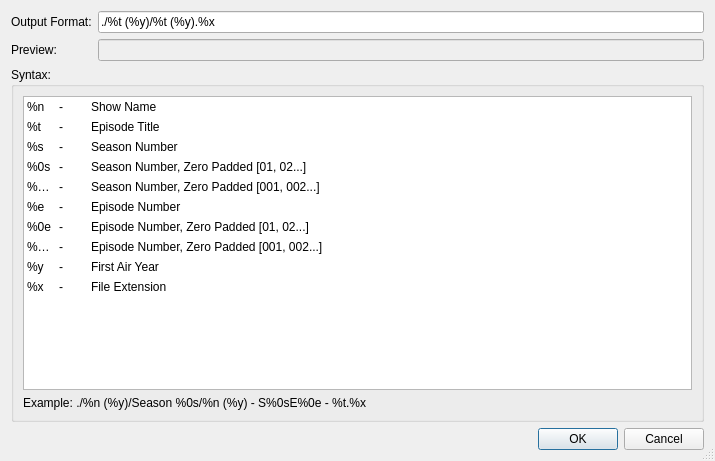
<?xml version="1.0" encoding="UTF-8"?>
<ui version="4.0">
 <class>Dialog</class>
 <widget class="QDialog" name="Dialog">
  <property name="geometry">
   <rect>
    <x>0</x>
    <y>0</y>
    <width>715</width>
    <height>461</height>
   </rect>
  </property>
  <property name="windowTitle">
   <string>Show Settings</string>
  </property>
  <property name="windowOpacity">
   <double>0.900000000000000</double>
  </property>
  <property name="sizeGripEnabled">
   <bool>true</bool>
  </property>
  <layout class="QVBoxLayout" name="verticalLayout">
   <item>
    <layout class="QGridLayout" name="gridLayout_2">
     <item row="0" column="0">
      <widget class="QLabel" name="label">
       <property name="text">
        <string>Output Format:</string>
       </property>
      </widget>
     </item>
     <item row="0" column="1">
      <widget class="QLineEdit" name="txtMSOutFormat">
       <property name="text">
        <string>./%t (%y)/%t (%y).%x</string>
       </property>
      </widget>
     </item>
     <item row="1" column="0">
      <widget class="QLabel" name="label_2">
       <property name="text">
        <string>Preview:</string>
       </property>
      </widget>
     </item>
     <item row="1" column="1">
      <widget class="QLineEdit" name="txtMSPreview">
       <property name="enabled">
        <bool>false</bool>
       </property>
      </widget>
     </item>
    </layout>
   </item>
   <item>
    <widget class="QGroupBox" name="groupBox">
     <property name="title">
      <string>Syntax:</string>
     </property>
     <property name="flat">
      <bool>false</bool>
     </property>
     <layout class="QVBoxLayout" name="verticalLayout_2">
      <item>
       <widget class="QTableWidget" name="tableWidget">
        <property name="editTriggers">
         <set>QAbstractItemView::NoEditTriggers</set>
        </property>
        <property name="tabKeyNavigation">
         <bool>false</bool>
        </property>
        <property name="showDropIndicator" stdset="0">
         <bool>false</bool>
        </property>
        <property name="selectionMode">
         <enum>QAbstractItemView::NoSelection</enum>
        </property>
        <property name="showGrid">
         <bool>false</bool>
        </property>
        <property name="gridStyle">
         <enum>Qt::NoPen</enum>
        </property>
        <property name="wordWrap">
         <bool>false</bool>
        </property>
        <property name="rowCount">
         <number>10</number>
        </property>
        <property name="columnCount">
         <number>3</number>
        </property>
        <attribute name="horizontalHeaderVisible">
         <bool>false</bool>
        </attribute>
        <attribute name="horizontalHeaderCascadingSectionResizes">
         <bool>false</bool>
        </attribute>
        <attribute name="horizontalHeaderDefaultSectionSize">
         <number>32</number>
        </attribute>
        <attribute name="horizontalHeaderStretchLastSection">
         <bool>true</bool>
        </attribute>
        <attribute name="verticalHeaderVisible">
         <bool>false</bool>
        </attribute>
        <attribute name="verticalHeaderMinimumSectionSize">
         <number>20</number>
        </attribute>
        <attribute name="verticalHeaderDefaultSectionSize">
         <number>20</number>
        </attribute>
        <row/>
        <row/>
        <row/>
        <row/>
        <row/>
        <row/>
        <row/>
        <row/>
        <row/>
        <row/>
        <column/>
        <column/>
        <column/>
        <item row="0" column="0">
         <property name="text">
          <string>%n</string>
         </property>
        </item>
        <item row="0" column="1">
         <property name="text">
          <string>-</string>
         </property>
        </item>
        <item row="0" column="2">
         <property name="text">
          <string>Show Name</string>
         </property>
        </item>
        <item row="1" column="0">
         <property name="text">
          <string>%t</string>
         </property>
        </item>
        <item row="1" column="1">
         <property name="text">
          <string>-</string>
         </property>
        </item>
        <item row="1" column="2">
         <property name="text">
          <string>Episode Title</string>
         </property>
        </item>
        <item row="2" column="0">
         <property name="text">
          <string>%s</string>
         </property>
        </item>
        <item row="2" column="1">
         <property name="text">
          <string>-</string>
         </property>
        </item>
        <item row="2" column="2">
         <property name="text">
          <string>Season Number</string>
         </property>
        </item>
        <item row="3" column="0">
         <property name="text">
          <string>%0s</string>
         </property>
        </item>
        <item row="3" column="1">
         <property name="text">
          <string>-</string>
         </property>
        </item>
        <item row="3" column="2">
         <property name="text">
          <string>Season Number, Zero Padded [01, 02...]</string>
         </property>
        </item>
        <item row="4" column="0">
         <property name="text">
          <string>%00s</string>
         </property>
        </item>
        <item row="4" column="1">
         <property name="text">
          <string>-</string>
         </property>
        </item>
        <item row="4" column="2">
         <property name="text">
          <string>Season Number, Zero Padded [001, 002...]</string>
         </property>
        </item>
        <item row="5" column="0">
         <property name="text">
          <string>%e</string>
         </property>
        </item>
        <item row="5" column="1">
         <property name="text">
          <string>-</string>
         </property>
        </item>
        <item row="5" column="2">
         <property name="text">
          <string>Episode Number</string>
         </property>
        </item>
        <item row="6" column="0">
         <property name="text">
          <string>%0e</string>
         </property>
        </item>
        <item row="6" column="1">
         <property name="text">
          <string>-</string>
         </property>
        </item>
        <item row="6" column="2">
         <property name="text">
          <string>Episode Number, Zero Padded [01, 02...]</string>
         </property>
        </item>
        <item row="7" column="0">
         <property name="text">
          <string>%00e</string>
         </property>
        </item>
        <item row="7" column="1">
         <property name="text">
          <string>-</string>
         </property>
        </item>
        <item row="7" column="2">
         <property name="text">
          <string>Episode Number, Zero Padded [001, 002...]</string>
         </property>
        </item>
        <item row="8" column="0">
         <property name="text">
          <string>%y</string>
         </property>
        </item>
        <item row="8" column="1">
         <property name="text">
          <string>-</string>
         </property>
        </item>
        <item row="8" column="2">
         <property name="text">
          <string>First Air Year</string>
         </property>
        </item>
        <item row="9" column="0">
         <property name="text">
          <string>%x</string>
         </property>
        </item>
        <item row="9" column="1">
         <property name="text">
          <string>-</string>
         </property>
        </item>
        <item row="9" column="2">
         <property name="text">
          <string>File Extension</string>
         </property>
        </item>
       </widget>
      </item>
      <item>
       <widget class="QLabel" name="label_6">
        <property name="text">
         <string>Example: ./%n (%y)/Season %0s/%n (%y) - S%0sE%0e - %t.%x</string>
        </property>
       </widget>
      </item>
     </layout>
    </widget>
   </item>
   <item>
    <widget class="QDialogButtonBox" name="buttonBox">
     <property name="orientation">
      <enum>Qt::Horizontal</enum>
     </property>
     <property name="standardButtons">
      <set>QDialogButtonBox::Cancel|QDialogButtonBox::Ok</set>
     </property>
    </widget>
   </item>
  </layout>
 </widget>
 <resources/>
 <connections>
  <connection>
   <sender>buttonBox</sender>
   <signal>accepted()</signal>
   <receiver>Dialog</receiver>
   <slot>accept()</slot>
   <hints>
    <hint type="sourcelabel">
     <x>248</x>
     <y>254</y>
    </hint>
    <hint type="destinationlabel">
     <x>157</x>
     <y>274</y>
    </hint>
   </hints>
  </connection>
  <connection>
   <sender>buttonBox</sender>
   <signal>rejected()</signal>
   <receiver>Dialog</receiver>
   <slot>reject()</slot>
   <hints>
    <hint type="sourcelabel">
     <x>316</x>
     <y>260</y>
    </hint>
    <hint type="destinationlabel">
     <x>286</x>
     <y>274</y>
    </hint>
   </hints>
  </connection>
 </connections>
</ui>
